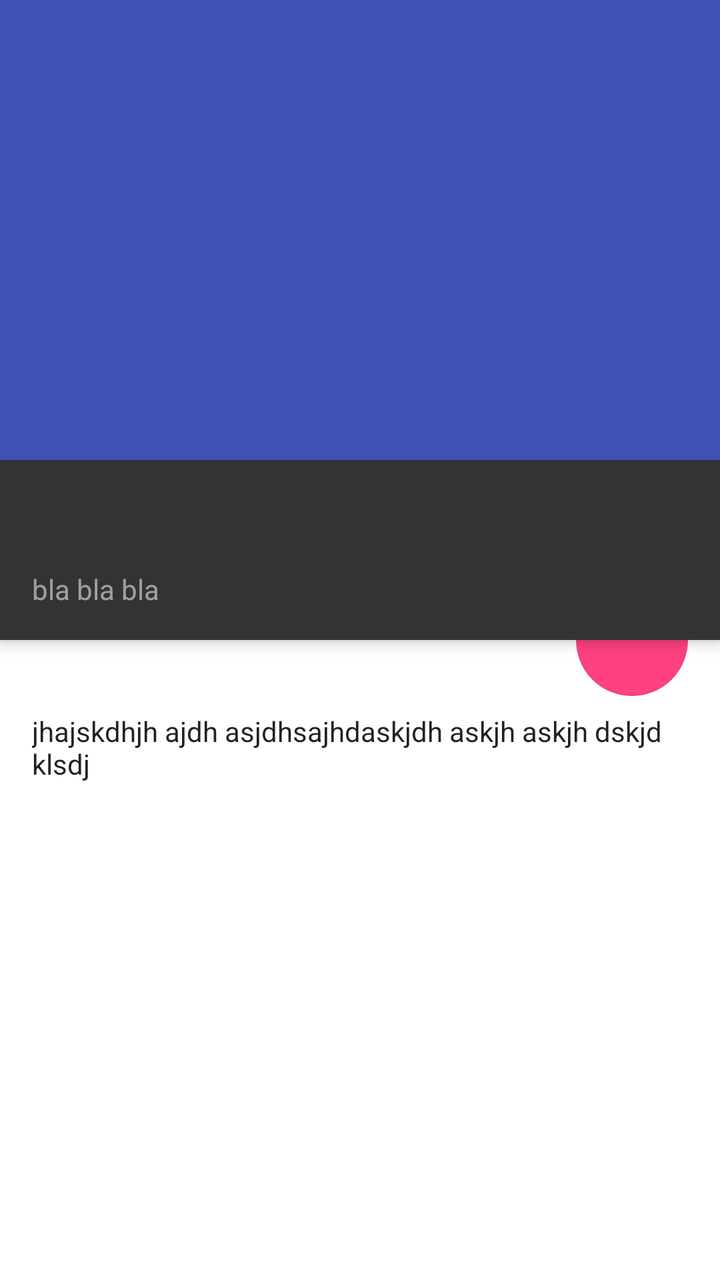
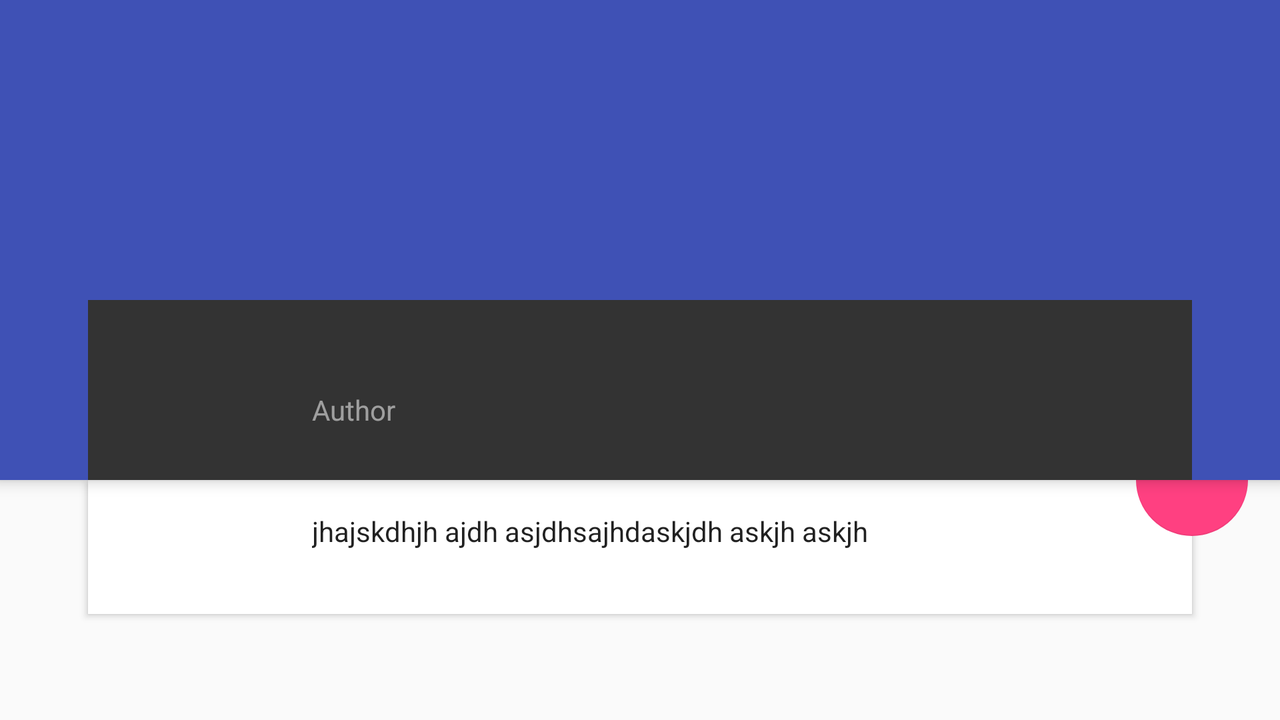

Compare how this app lays out the same screen by default and in its alternative resource folder. The renders come first, then the two layout files and the values they reference.
<!-- AndroidManifest.xml: activity theme AppTheme.NoActionBar.Detail -->
<!-- res/layout/fragment_article_detail.xml -->
<android.support.design.widget.CoordinatorLayout
    xmlns:android="http://schemas.android.com/apk/res/android"
    xmlns:app="http://schemas.android.com/apk/res-auto"
    xmlns:tools="http://schemas.android.com/tools"
    android:layout_width="match_parent"
    android:layout_height="match_parent"
    android:fitsSystemWindows="true">

    <android.support.design.widget.AppBarLayout
        android:id="@+id/appBar"
        android:layout_width="match_parent"
        android:layout_height="@dimen/detail_app_bar_height"
        android:fitsSystemWindows="true"
        android:theme="@style/ThemeOverlay.AppCompat.Dark.ActionBar"
        android:elevation="@dimen/toolbar_elevation"
        android:stateListAnimator="@animator/appbar_elevation">

        <android.support.design.widget.CollapsingToolbarLayout
            android:id="@+id/collapsing_toolbar"
            android:layout_width="match_parent"
            android:layout_height="match_parent"
            app:layout_scrollFlags="scroll|exitUntilCollapsed"
            app:contentScrim="?attr/colorPrimary"
            app:expandedTitleMarginStart="@dimen/activity_horizontal_margin"
            app:expandedTitleMarginEnd="@dimen/activity_horizontal_margin"
            app:expandedTitleMarginBottom="@dimen/expanded_toolbar_title_margin_bottom"
            app:expandedTitleTextAppearance="@style/CollapsingToolbarLayoutExpandedTitleTextAppearance"
            app:collapsedTitleTextAppearance="@style/CollapsingToolbarLayoutCollapsedTitleTextAppearance"
            android:fitsSystemWindows="true">

            <FrameLayout
                android:layout_width="match_parent"
                android:layout_height="match_parent"
                android:fitsSystemWindows="true">

                <ImageView
                    android:id="@+id/photo"
                    android:layout_width="match_parent"
                    android:layout_height="match_parent"
                    android:scaleType="centerCrop"
                    android:fitsSystemWindows="true"
                    app:layout_collapseMode="parallax"/>

                <LinearLayout
                    android:id="@+id/meta_bar"
                    android:layout_width="match_parent"
                    android:layout_height="@dimen/expanded_toolbar_height"
                    android:background="#333"
                    android:layout_gravity="bottom"
                    android:orientation="vertical"
                    android:paddingLeft="@dimen/detail_inner_horiz_margin"
                    android:paddingRight="@dimen/detail_inner_horiz_margin"
                    android:paddingTop="@dimen/detail_metabar_vert_padding"
                    android:paddingBottom="@dimen/detail_metabar_vert_padding"
                    android:gravity="bottom">

                    <TextView
                        android:id="@+id/article_byline"
                        style="?android:attr/textAppearanceSmall"
                        android:layout_width="wrap_content"
                        android:layout_height="wrap_content"
                        android:textColor="@color/article_byline"
                        tools:text="bla bla bla"/>

                </LinearLayout>

            </FrameLayout>

            <android.support.v7.widget.Toolbar
                android:id="@+id/toolbar_article"
                android:layout_width="match_parent"
                android:layout_height="?attr/actionBarSize"
                app:popupTheme="@style/ThemeOverlay.AppCompat.Light"
                app:layout_collapseMode="pin"
                app:contentInsetStartWithNavigation="@dimen/toolbar_title_left_padding"
                app:elevation="@dimen/toolbar_elevation"/>

        </android.support.design.widget.CollapsingToolbarLayout>

    </android.support.design.widget.AppBarLayout>

    <android.support.v4.widget.NestedScrollView
        android:layout_width="match_parent"
        android:layout_height="match_parent"
        android:fillViewport="true"
        app:layout_behavior="@string/appbar_scrolling_view_behavior">

        <LinearLayout
            android:layout_width="match_parent"
            android:layout_height="match_parent"
            android:orientation="vertical"
            android:background="@android:color/white"
            android:paddingTop="@dimen/content_float_action_button_vertical_space">

            <LinearLayout
                android:layout_width="match_parent"
                android:layout_height="wrap_content"
                android:orientation="vertical"
                android:paddingLeft="@dimen/activity_horizontal_margin"
                android:paddingRight="@dimen/activity_horizontal_margin"
                android:paddingTop="@dimen/vertical_content_space"
                android:paddingBottom="@dimen/detail_metabar_vert_padding"
                android:layout_marginBottom="@dimen/detail_metabar_vert_padding">

                <TextView
                    android:layout_width="match_parent"
                    android:layout_height="wrap_content"
                    android:id="@+id/article_body"
                    tools:text="jhajskdhjh ajdh asjdhsajhdaskjdh askjh askjh dskjd klsdj"
                    android:textColor="?android:attr/textColorPrimary"/>

            </LinearLayout>

        </LinearLayout>

    </android.support.v4.widget.NestedScrollView>

    <android.support.design.widget.FloatingActionButton
        android:id="@+id/share_fab"
        android:layout_width="wrap_content"
        android:layout_height="wrap_content"
        android:layout_margin="@dimen/fab_margin"
        android:src="@drawable/ic_share"
        app:fabSize="normal"
        app:layout_anchor="@id/appBar"
        app:layout_anchorGravity="bottom|right|end"
        android:clickable="true"
        app:elevation="@dimen/fab_elevation"
        android:stateListAnimator="@animator/fab_elevation"/>

</android.support.design.widget.CoordinatorLayout>
<!-- resources referenced by this layout -->
<resources>
  <color name="article_byline">#8fff</color>
  <dimen name="activity_horizontal_margin">16dp</dimen>
  <dimen name="content_float_action_button_vertical_space">28dp</dimen>
  <dimen name="detail_app_bar_height">320dp</dimen>
  <dimen name="detail_inner_horiz_margin">16dp</dimen>
  <dimen name="detail_metabar_vert_padding">16dp</dimen>
  <dimen name="expanded_toolbar_height">90dp</dimen>
  <dimen name="expanded_toolbar_title_margin_bottom">40dp</dimen>
  <dimen name="fab_elevation">6dp</dimen>
  <dimen name="fab_margin">16dp</dimen>
  <dimen name="toolbar_elevation">4dp</dimen>
  <dimen name="toolbar_title_left_padding">72dp</dimen>
  <dimen name="vertical_content_space">8dp</dimen>
  <style name="CollapsingToolbarLayoutCollapsedTitleTextAppearance" parent="@android:style/TextAppearance.Medium">
          <item name="android:textStyle">bold</item>
      </style>
  <style name="CollapsingToolbarLayoutExpandedTitleTextAppearance" parent="@android:style/TextAppearance.Large">
          <item name="android:textStyle">bold</item>
      </style>
  <!-- from res/values-v21/ -->
  <style name="AppTheme.NoActionBar.Detail">
          
          
          <item name="android:statusBarColor">@android:color/transparent</item>
      </style>
</resources>
<!-- res/layout-land/fragment_article_detail.xml (the repository's variant of the layout above) -->
<!-- drawn on the phone turned sideways -->
<android.support.design.widget.CoordinatorLayout
    xmlns:android="http://schemas.android.com/apk/res/android"
    xmlns:app="http://schemas.android.com/apk/res-auto"
    xmlns:tools="http://schemas.android.com/tools"
    android:layout_width="match_parent"
    android:layout_height="match_parent"
    android:fitsSystemWindows="true">

    <android.support.design.widget.AppBarLayout
        android:id="@+id/appBar"
        android:layout_width="match_parent"
        android:layout_height="@dimen/detail_app_bar_height"
        android:fitsSystemWindows="true"
        android:theme="@style/ThemeOverlay.AppCompat.Dark.ActionBar"
        android:elevation="@dimen/toolbar_elevation"
        android:stateListAnimator="@animator/appbar_elevation">

        <android.support.design.widget.CollapsingToolbarLayout
            android:id="@+id/collapsing_toolbar"
            android:layout_width="match_parent"
            android:layout_height="match_parent"
            app:layout_scrollFlags="scroll|exitUntilCollapsed"
            app:contentScrim="?attr/colorPrimary"
            app:expandedTitleMarginStart="@dimen/expandedTitleMarginStart"
            app:expandedTitleMarginEnd="@dimen/expandedTitleMarginStart"
            app:expandedTitleMarginBottom="@dimen/expandedTitleMarginBottom"
            app:expandedTitleTextAppearance="@style/CollapsingToolbarLayoutExpandedTitleTextAppearance"
            app:collapsedTitleTextAppearance="@style/CollapsingToolbarLayoutCollapsedTitleTextAppearance"
            android:fitsSystemWindows="true">

            <ImageView
                android:id="@+id/photo"
                android:layout_width="match_parent"
                android:layout_height="match_parent"
                android:scaleType="centerCrop"
                android:fitsSystemWindows="true"
                app:layout_collapseMode="parallax"/>

            <LinearLayout
                android:id="@+id/meta_bar"
                android:layout_width="match_parent"
                android:minHeight="@dimen/expanded_toolbar_height"
                android:layout_height="wrap_content"
                android:background="#333"
                android:layout_gravity="bottom"
                android:orientation="vertical"
                android:paddingLeft="@dimen/detail_inner_horiz_margin"
                android:paddingRight="@dimen/detail_inner_horiz_margin"
                android:paddingTop="@dimen/detail_metabar_vert_padding"
                android:paddingBottom="@dimen/detail_metabar_vert_padding"
                android:layout_marginLeft="@dimen/card_view_margin"
                android:layout_marginRight="@dimen/card_view_margin">

                <TextView
                    android:id="@+id/article_title"
                    style="?android:attr/textAppearanceLarge"
                    android:layout_width="match_parent"
                    android:layout_height="wrap_content"
                    android:maxLines="2"
                    android:textColor="@color/article_title"
                    android:textStyle="bold"
                    tools:text="Title"
                    android:visibility="invisible"/>

                <TextView
                    android:id="@+id/article_byline"
                    style="?android:attr/textAppearanceSmall"
                    android:layout_width="wrap_content"
                    android:layout_height="wrap_content"
                    android:textColor="@color/article_byline"
                    tools:text="Author"/>

            </LinearLayout>

            <android.support.v7.widget.Toolbar
                android:id="@+id/toolbar_article"
                android:layout_width="match_parent"
                android:layout_height="?attr/actionBarSize"
                app:popupTheme="@style/ThemeOverlay.AppCompat.Light"
                app:layout_collapseMode="pin"
                app:elevation="@dimen/toolbar_elevation"/>

        </android.support.design.widget.CollapsingToolbarLayout>

    </android.support.design.widget.AppBarLayout>

    <android.support.v4.widget.NestedScrollView
        android:layout_width="match_parent"
        android:layout_height="match_parent"
        android:fillViewport="true"
        app:layout_behavior="@string/appbar_scrolling_view_behavior">

        <RelativeLayout
            android:layout_width="match_parent"
            android:layout_height="wrap_content">
            
            <android.support.v7.widget.CardView
                android:layout_width="match_parent"
                android:layout_height="wrap_content"
                android:layout_centerHorizontal="true"
                android:layout_marginLeft="@dimen/card_view_margin"
                android:layout_marginRight="@dimen/card_view_margin"
                app:cardElevation="@dimen/cardview_elevation"
                app:cardCornerRadius="0dp">

                <LinearLayout
                    android:layout_width="match_parent"
                    android:layout_height="wrap_content"
                    android:orientation="vertical">

                <LinearLayout
                    android:layout_width="match_parent"
                    android:layout_height="wrap_content"
                    android:orientation="vertical"
                    android:paddingLeft="@dimen/detail_inner_horiz_margin"
                    android:paddingRight="@dimen/detail_inner_horiz_margin"
                    android:paddingTop="@dimen/detail_metabar_vert_padding"
                    android:paddingBottom="@dimen/detail_metabar_vert_padding"
                    android:layout_marginBottom="@dimen/detail_metabar_vert_padding">

                    <TextView
                        android:layout_width="match_parent"
                        android:layout_height="wrap_content"
                        android:id="@+id/article_body"
                        tools:text="jhajskdhjh ajdh asjdhsajhdaskjdh askjh askjh"
                        android:textColor="?android:attr/textColorPrimary"/>
                    </LinearLayout>

                </LinearLayout>


            </android.support.v7.widget.CardView>

        </RelativeLayout>

    </android.support.v4.widget.NestedScrollView>

    <android.support.design.widget.FloatingActionButton
        android:id="@+id/share_fab"
        android:layout_width="wrap_content"
        android:layout_height="wrap_content"
        android:layout_margin="@dimen/fab_margin"
        android:src="@drawable/ic_share"
        app:fabSize="normal"
        app:layout_anchor="@id/appBar"
        app:layout_anchorGravity="bottom|right|end"
        android:clickable="true"
        app:elevation="@dimen/fab_elevation"
        android:stateListAnimator="@animator/fab_elevation"/>

</android.support.design.widget.CoordinatorLayout>
<!-- resources referenced by the variant -->
<!-- as the phone turned sideways resolves them -->
<resources>
  <color name="article_byline">#8fff</color>
  <color name="article_title">#ffffff</color>
  <!-- from res/values-land/ -->
  <dimen name="card_view_margin">44dp</dimen>
  <!-- from res/values-land/ -->
  <dimen name="cardview_elevation">2dp</dimen>
  <!-- from res/values-land/ -->
  <dimen name="detail_app_bar_height">240dp</dimen>
  <!-- from res/values-land/ -->
  <dimen name="detail_inner_horiz_margin">64dp</dimen>
  <dimen name="detail_metabar_vert_padding">16dp</dimen>
  <!-- from res/values-land/ -->
  <dimen name="expandedTitleMarginBottom">53dp</dimen>
  <!-- from res/values-land/ -->
  <dimen name="expandedTitleMarginStart">108dp</dimen>
  <dimen name="expanded_toolbar_height">90dp</dimen>
  <dimen name="fab_elevation">6dp</dimen>
  <dimen name="fab_margin">16dp</dimen>
  <dimen name="toolbar_elevation">4dp</dimen>
  <style name="CollapsingToolbarLayoutCollapsedTitleTextAppearance" parent="@android:style/TextAppearance.Medium">
          <item name="android:textStyle">bold</item>
      </style>
  <style name="CollapsingToolbarLayoutExpandedTitleTextAppearance" parent="@android:style/TextAppearance.Large">
          <item name="android:textStyle">bold</item>
      </style>
  <!-- from res/values-v21/ -->
  <style name="AppTheme.NoActionBar.Detail">
          
          
          <item name="android:statusBarColor">@android:color/transparent</item>
      </style>
</resources>
